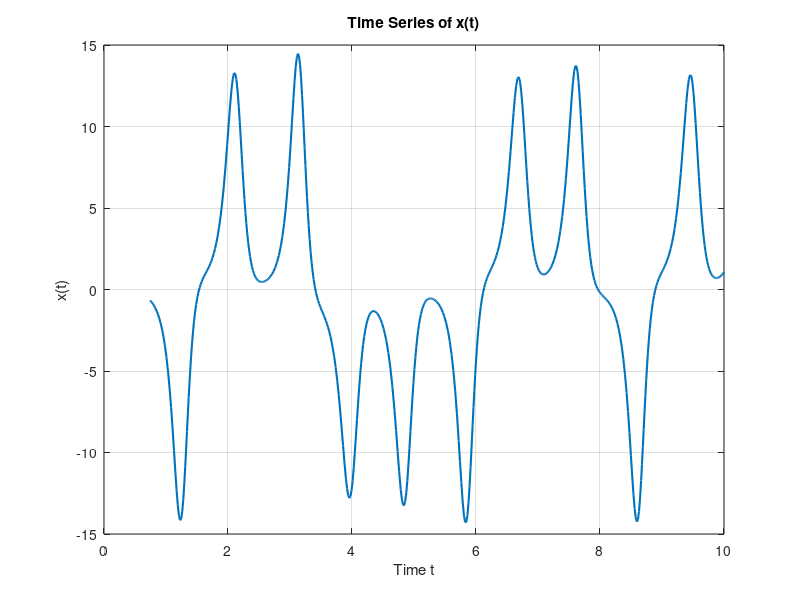
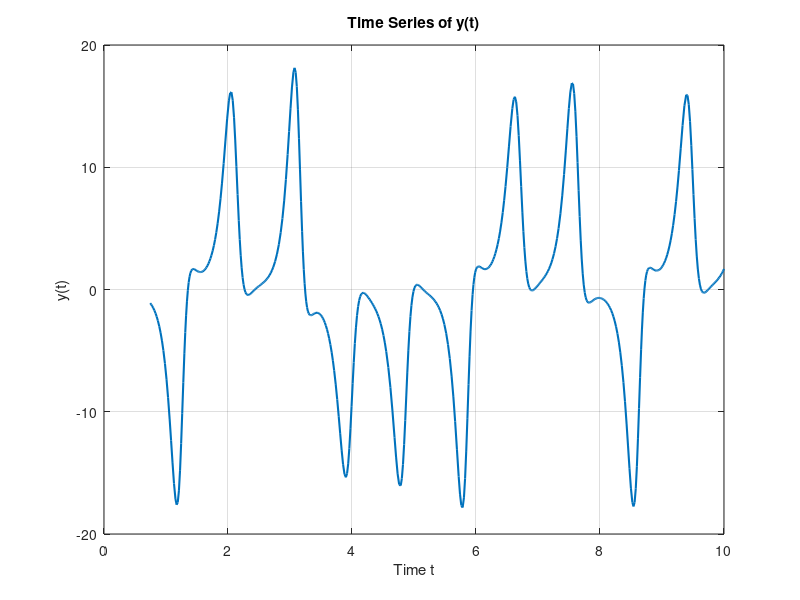
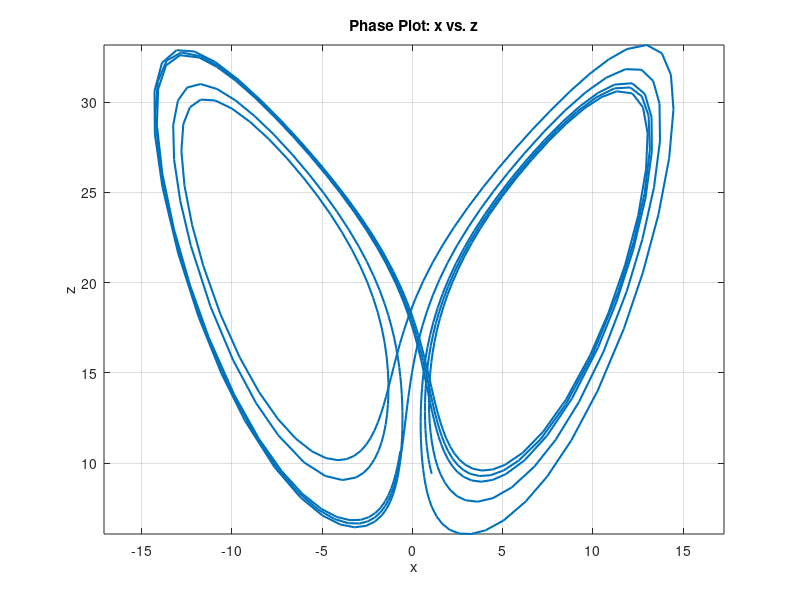

Recreate these plots in MATLAB, in order.
% Lorenz.m - Simulation of the Lorenz System using ode45
%
% Equations of the Lorenz system:
%   dx/dt = sigma*(y - x)
%   dy/dt = x*(rho - z) - y
%   dz/dt = x*y - beta*z
%
% Standard parameter values used:
%   sigma = 10, beta = 8/3, rho = 22
%
% This script generates random initial conditions, integrates the Lorenz system 
% over a specified time span, removes transient dynamics, and produces several plots:
%   - Time series of x(t)
%   - Time series of y(t)
%   - Phase plot of x vs. z
%
% Author: Sabneet Bains
% License: MIT License

clear; close all; clc;

%% Parameters
sigma = 10;
beta = 8/3;
rho = 22;

%% Define the Lorenz System
% p(1)=x, p(2)=y, p(3)=z
lorenz = @(t,p) [sigma*(p(2)-p(1));
                 p(1)*(rho - p(3)) - p(2);
                 p(1)*p(2) - beta*p(3)];

%% Generate Random Initial Conditions
% Generate random initial conditions in the interval [0, 10]
rng('shuffle');
x0 = 10 * rand;
y0 = 10 * rand;
z0 = 10 * rand;
initialConditions = [x0; y0; z0];

%% Integration using ode45
tspan = [0, 10];
[t, p] = ode45(lorenz, tspan, initialConditions);

%% Remove Transients
% Remove the first 50 data points as transient behavior (if available)
if length(t) > 50
    t_trim = t(50:end);
    p_trim = p(50:end, :);
else
    t_trim = t;
    p_trim = p;
end

%% Plotting Results

% Plot x(t)
figure;
plot(t_trim, p_trim(:,1), 'LineWidth', 1.5);
grid on;
xlabel('Time t');
ylabel('x(t)');
title('Time Series of x(t)');

% Plot y(t)
figure;
plot(t_trim, p_trim(:,2), 'LineWidth', 1.5);
grid on;
xlabel('Time t');
ylabel('y(t)');
title('Time Series of y(t)');

% Plot phase plot: x vs. z
figure;
plot(p_trim(:,1), p_trim(:,3), 'LineWidth', 1.5);
grid on;
xlabel('x');
ylabel('z');
title('Phase Plot: x vs. z');
axis equal;
